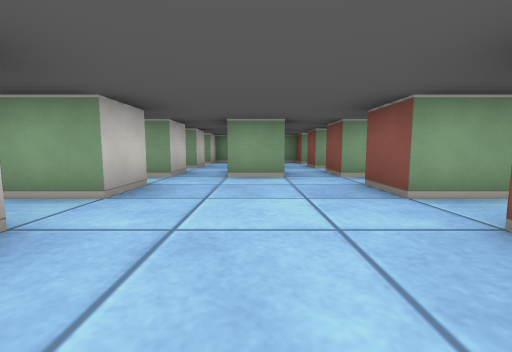
View 1 (above)

16 first-person views from a walk through a cub3D maze. The camera is about half as high as the walls, tilts 6° down and sees 90° across. The floor is counted in squares. Each view is taken from the middle of a square. On the plan, view 1 faces up. The plan holds only what a view shows up to about 9 squares ahead; the rest is blank.

View 2
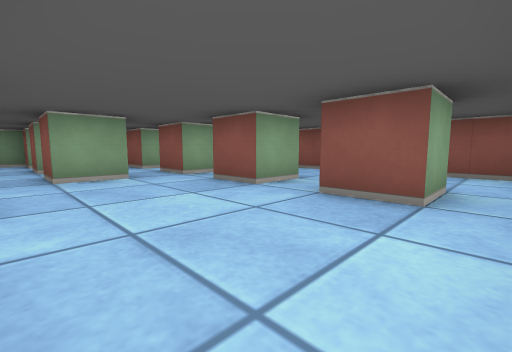

View 3
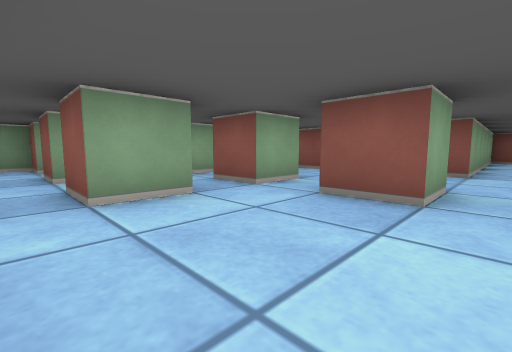

View 4
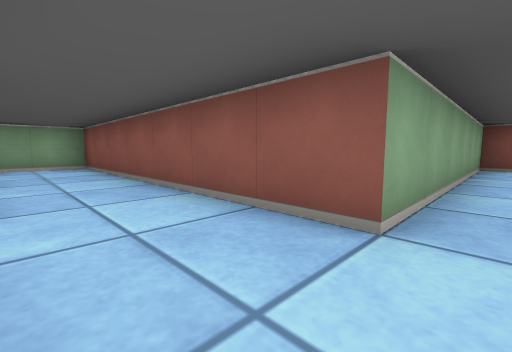

View 5
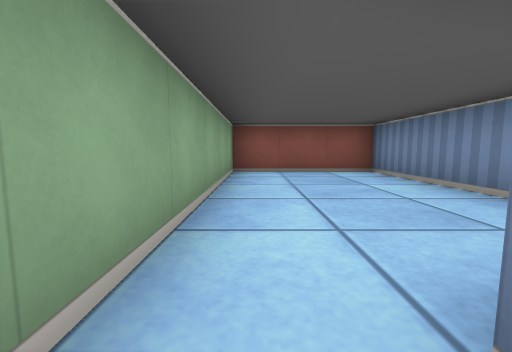

View 6
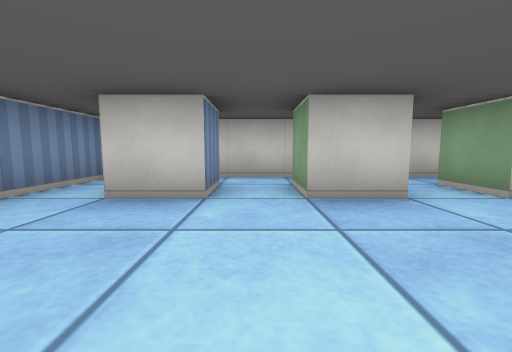

View 7
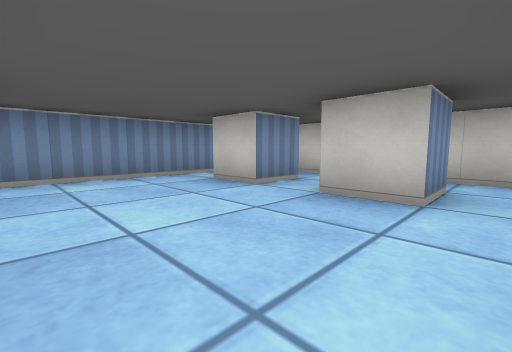

View 8
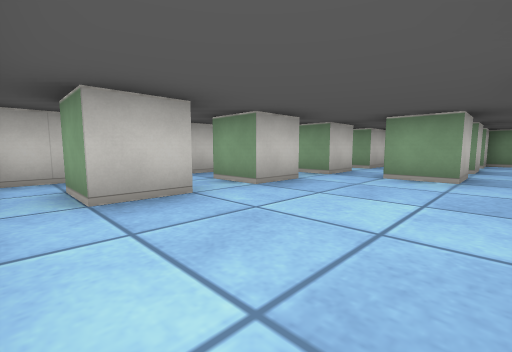

View 9
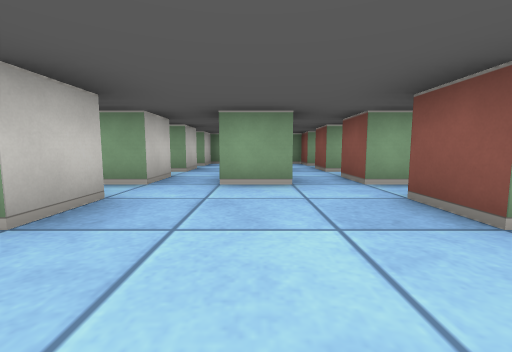

View 10
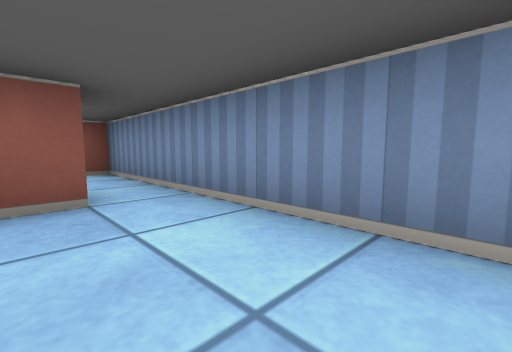

View 11
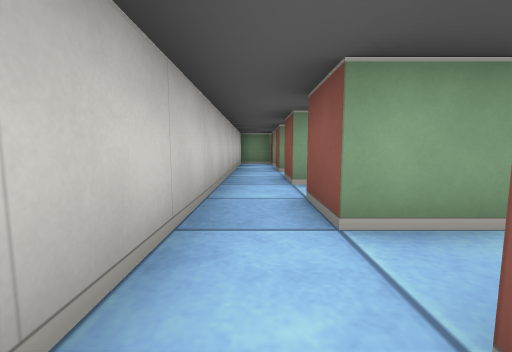

View 12
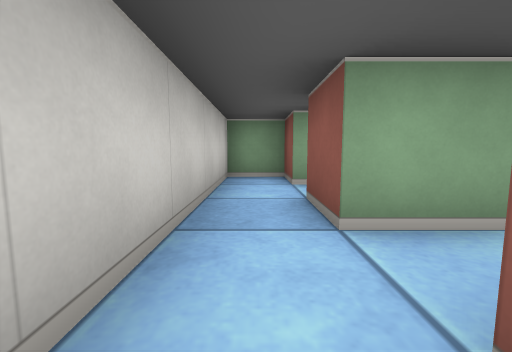

View 13
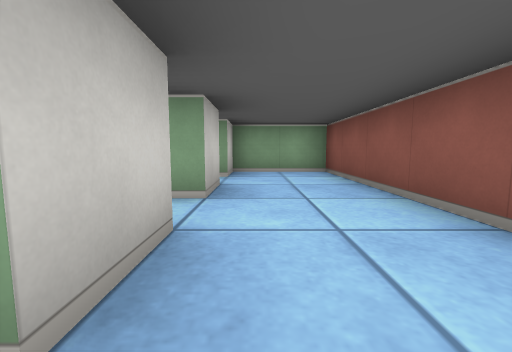

View 14
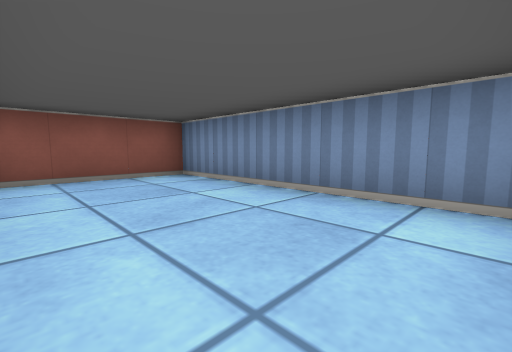

View 15
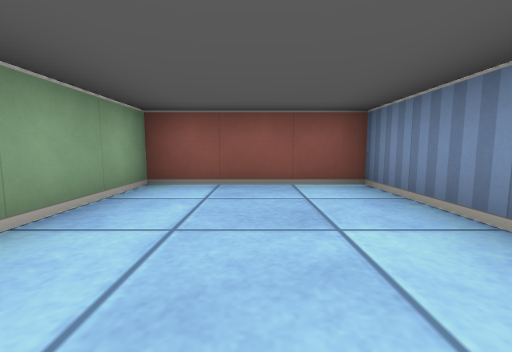

View 16
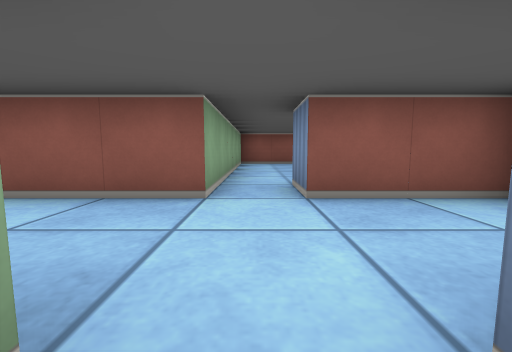

### Floor plan
Points are (right, up) in squares from view 1. A wall is a line through its corners. A room is listed if a view was taken in it or the views show most of it. See-through windows are left out.
Room 1 (views 1, 2, 3, 4, 5, 6, 7, 8, 9, 10, 11, 12, 13, 16)
walls: (0.5, 5.5) (0.5, 4.5) (-0.5, 4.5) (-0.5, 5.5); (2.5, 5.5) (2.5, 4.5) (1.5, 4.5) (1.5, 5.5); (2.6, 2.5) (1.5, 2.5) (1.5, 3.5); (-1.5, 3.5) (-1.5, 2.5) (-2.5, 2.5) (-2.5, 3.5) (-1.5, 3.5); (-1.5, 5.5) (-1.5, 4.5) (-2.5, 4.5) (-2.5, 5.5); (0.5, 7.5) (0.5, 6.5) (-0.5, 6.5) (-0.5, 7.5); (2.5, 0.5) (1.5, 0.5) (1.5, 1.5); (2.5, 7.5) (2.5, 6.5) (1.5, 6.5) (1.5, 7.5); (-2.5, 1.5) (-1.5, 1.5) (-1.5, 0.5) (-2.5, 0.5); (-1.5, 7.5) (-1.5, 6.5) (-2.5, 6.5) (-2.5, 7.5); (5.5, 2.5) (4.5, 2.5) (4.5, 9.5) (2.5, 9.5) (2.5, 8.5) (1.5, 8.5) (1.5, 9.5) (0.5, 9.5) (0.5, 8.5) (-0.5, 8.5) (-0.5, 9.5) (-1.5, 9.5) (-1.5, 8.5) (-2.5, 8.5) (-2.5, 9.5) (-3.5, 9.5) (-3.5, -0.1); (-3.2, -0.5) (4.5, -0.5) (4.5, 1.5) (5.5, 1.5)
ways out: opening at (5, 2) to room 2
Room 2 (views 14, 15)
walls: (5.9, -0.5) (10.5, -0.5) (10.5, 2.5) (5.5, 2.5)
ways out: opening at (5, 2) to room 1

Positions as (right, up) in squares from view 1, and headings:
1: (0, 0), facing up
2: (-1, 0), facing up-right
3: (-1, 2), facing up-right
4: (3, 2), facing up-right
5: (5, 2), facing right
6: (1, 2), facing left
7: (1, 4), facing down-left
8: (1, 0), facing up-left
9: (0, 1), facing up
10: (-1, 1), facing down-right
11: (-3, 1), facing up
12: (-3, 5), facing up
13: (3, 4), facing up
14: (6, 2), facing down-right
15: (7, 1), facing right
16: (2, 2), facing right
